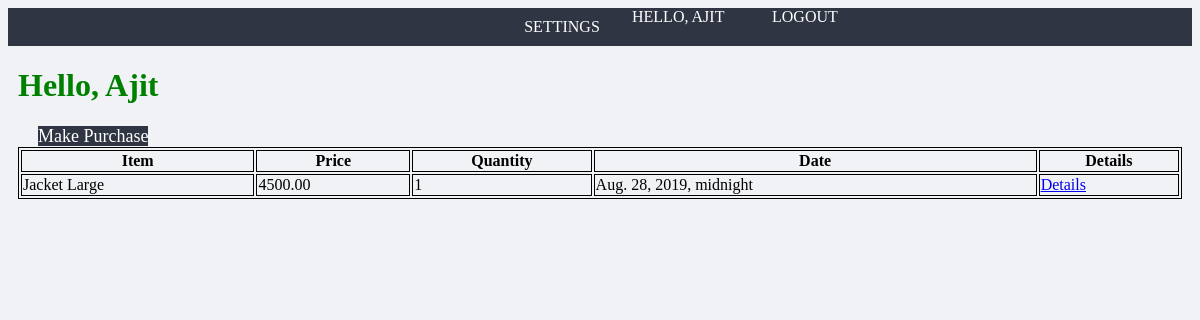
Page /user/ (signed in) on the committed database.
### main_app/models.py (models this page shows, shortened)
class Sales(models.Model):
    item = models.ForeignKey(Item, on_delete=models.CASCADE)
    quantity = models.DecimalField(max_digits=5, decimal_places=0)
    customer = models.ForeignKey(Customer, on_delete=models.CASCADE)
    date = models.DateTimeField()

class Item(models.Model):
    name = models.CharField(max_length=50)
    price = models.DecimalField(max_digits=8, decimal_places=2)
    brand = models.ForeignKey(Brand, on_delete=models.CASCADE, null=True, blank=True)
    cat = models.ForeignKey(Category, on_delete=models.CASCADE, null=True, blank=True)
    subCat = models.ForeignKey(SubCategory, on_delete=models.CASCADE, null=True, blank=True)
    supplier = models.ForeignKey(Supplier, on_delete=models.CASCADE,  null=True, blank=True)
    quantity = models.DecimalField(default=0, max_digits=5, decimal_places=0)

### main_app/decorators.py (the view)
        def wrapper_func(request, *args, **kwargs):
            group = None
            if request.user.groups.exists():
                group = request.user.groups.all()[0].name
            if group in allowed_roles:
                return view_func(request, *args, **kwargs)
            else:
                return HttpResponse('404 file not found')

### main_app/views.py (called while the page is built)
@login_required(login_url='main_app:login')
@allowed_user(allowed_roles=['Customer'])
def userPage(request):
    purchase = request.user.customer.sales_set.all()
    context = {'purchase': purchase}
    return render(request, 'main_app/customer.html', context)

### templates/main_app/customer.html
{% extends 'main_app/base.html' %}
{% block body_block %}
    <h1>Hello, {{ request.user }}</h1>
    <a class="btn" href="{% url 'main_app:userPurchase' %}">Make Purchase</a>
    <table>
        <tr>
            <th>Item</th>
            <th>Price</th>
            <th>Quantity</th>
            <th>Date</th>
            <th>Details</th>
        </tr>
        {% for item in purchase %}
            <tr>
                <td>{{ item.item.name }}</td>
                <td>{{ item.item.price }}</td>
                <td>{{ item.quantity }}</td>
                <td>{{ item.date }}</td>
                <td><a href="{% url 'main_app:purchaseDetails' item.id %}">Details</a></td>
            </tr>
        {% endfor %}
    </table>
{% endblock body_block %}

### templates/main_app/base.html (shortened to what this page needs)
<!DOCTYPE html>
{% load static %}
<html lang="en">
<head>
    <link rel="stylesheet" href="{% static 'css/style.css' %}">
</head>
<body>
    <nav>
        <ul>
            {% if request.user.is_staff %}
                <li>
                    <a href="{% url 'main_app:index' %}">Home</a>
                </li>
                <li>
                    <a href="{% url 'main_app:dashboard' %}">Dashboard</a>
                </li>
            {% else %}
                <li>
                    <a href="{% url 'main_app:accountSettings' %}">Settings</a>
                </li>
            {% endif %}
            <span>Hello, {{ request.user }}</span>
            <span><a href="{% url 'main_app:logout' %}">Logout</a></span>
        </ul>
    </nav>
    <div class="conatiner">
        {% block body_block %}
        {% endblock body_block %}
    </div>
</body>
</html>

### static/css/style.css (style rules this page uses)
:root { --primary: #ffffff; --secondary: #f1f2f6; --fitted: #dfe4ea; --primaryDark: #2f3542; --fittedDark: #747d8c; --secondaryDark: #57606f; --shadow: 0 1px 5px rgba(104, 104, 104, 0.8); }
* { background: var(--secondary); }
h1 { color: green; }
table,th,td { border: 1px solid black; }
div { margin: 10px; }
table { width: 100%; }
nav { background: var(--primaryDark); width: 100%; }
nav ul { display: grid; height: 100%; grid-template-columns: repeat(5, 140px); justify-content: flex-end; background: transparent; margin: 0; padding: 0; }
nav ul li { list-style: none; background: transparent; display: block; margin: 10px; text-align: center; }
nav ul li a, nav ul span, nav ul span a { text-decoration: none; text-transform: uppercase; background: transparent; color: var(--primary); }
.btn { background: var(--primaryDark); color: var(--primary); width: 100px; height: 40px; font-size: 18px; text-decoration: none; text-align: center; margin: 20px; }

### rows in the picture
Sales: item.name "Jacket Large", item.price "4500.00", quantity "1", date "Aug. 28, 2019, midnight"

### other values in the picture
{{ request.user }} "AJIT"
{{ request.user }} "Ajit"
